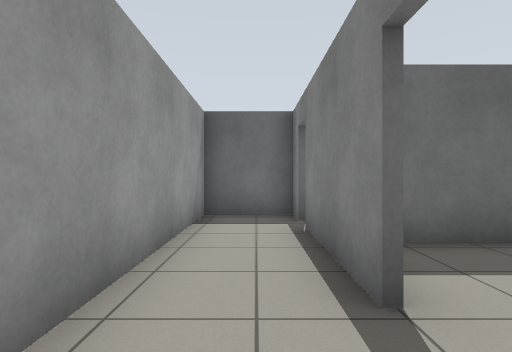
view 1 (above)

17 first-person views from a walk through a Gazebo world. The camera is 0.94 m above the floor, looks level and sees 80° across. The floor is counted in squares, 1 m on a side. Each view is taken from the middle of a square. On the plan, view 1 faces up. The plan holds only what a view shows up to about 11 squares ahead; the rest is blank.

view 2
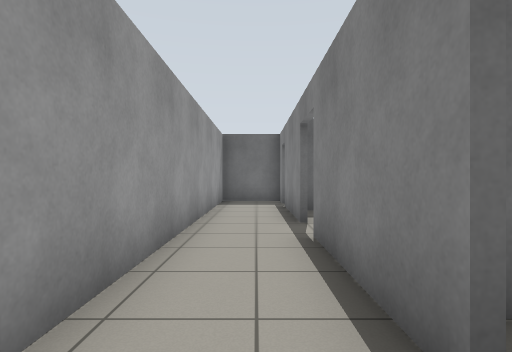

view 3
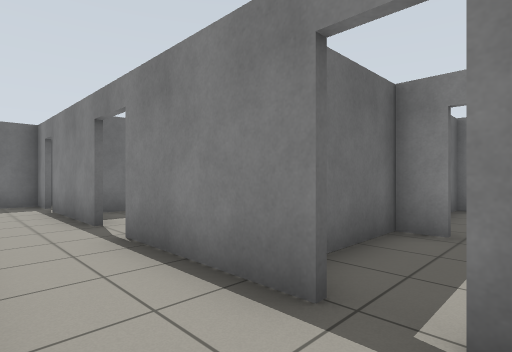

view 4
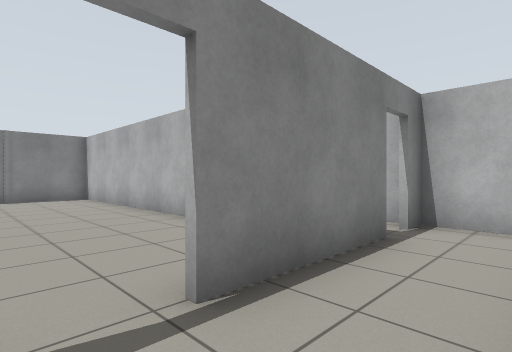

view 5
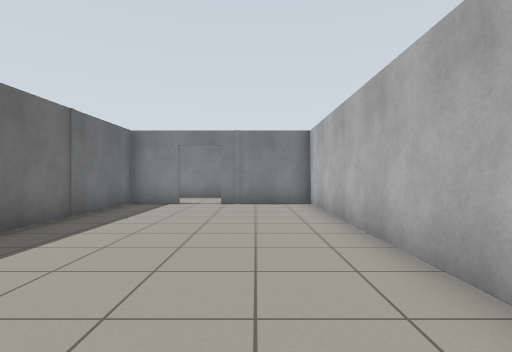

view 6
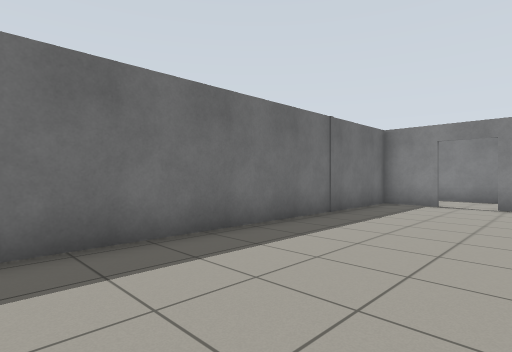

view 7
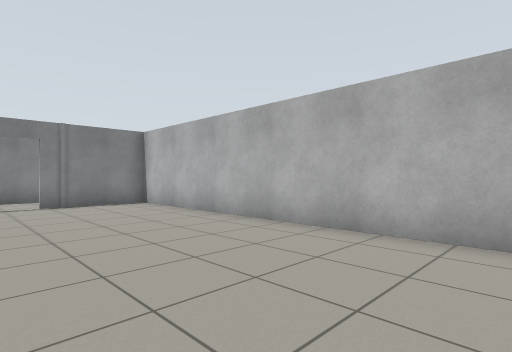

view 8
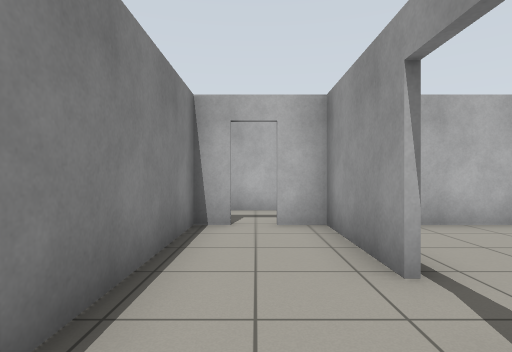

view 9
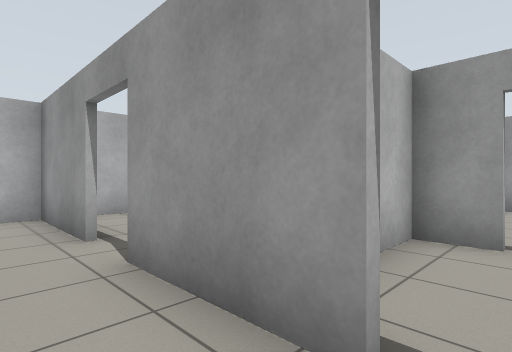

view 10
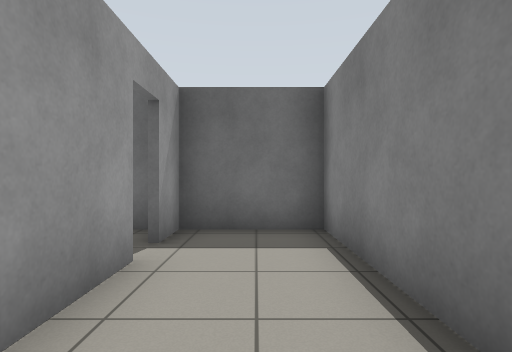

view 11
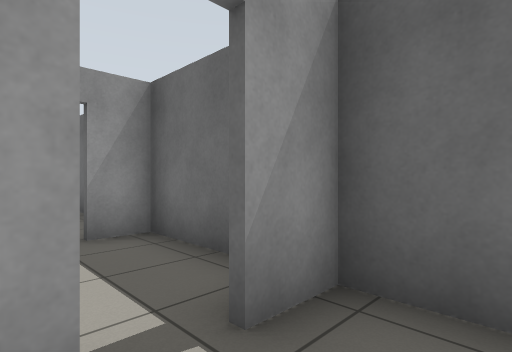

view 12
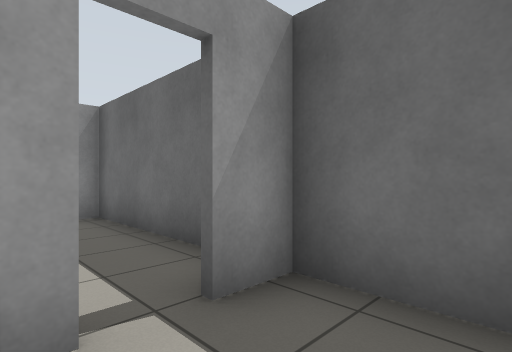

view 13
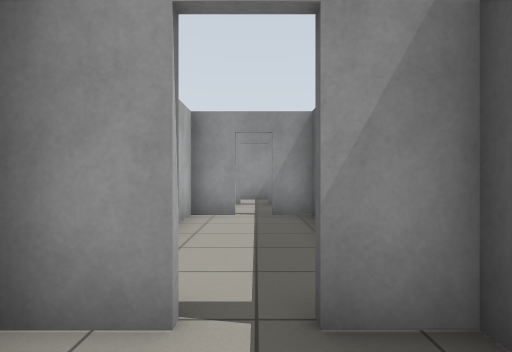

view 14
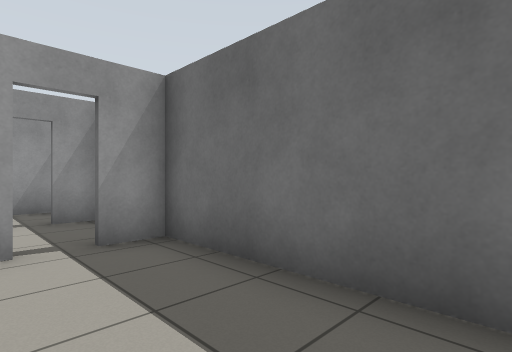

view 15
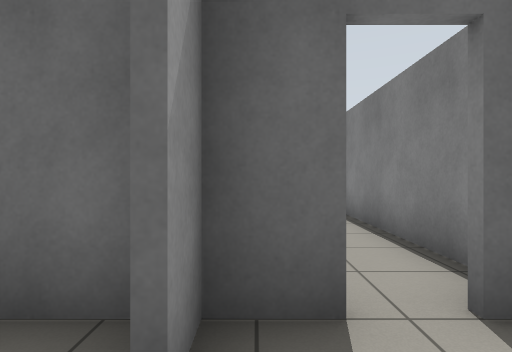

view 16
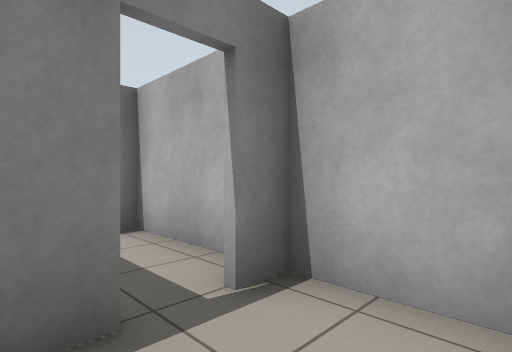

view 17
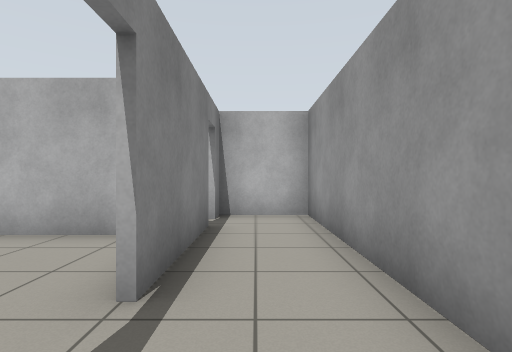

### Floor plan
Points are (right, up) in squares from view 1. A wall is a line through its corners. A room is listed if a view was taken in it or the views show most of it. See-through windows are left out.
Room 1 (views 1, 2, 3, 4, 16, 17)
walls: (0.9, 2.1) (0.9, 5.5); (0.9, 6.4) (0.9, 7.4); (0.9, -2.8) (0.9, 0.7); (1.4, 7.4) (-1.3, 7.4) (-1.3, -4.3) (0.9, -4.3); (0.9, -4.4) (0.9, -3.6)
ways out: open door at (1, 1.5) to room 2; open door at (1, -3) to room 8; open door at (1, 6)
Room 2 (views 5, 6, 7)
walls: (2.1, -1.9) (12.5, -1.9); (12.5, 2.6) (12.5, 4.3) (1.4, 4.3); (12.5, -2) (12.5, 1.2)
ways out: open door at (1, 1.5) to room 1; open door at (12.5, 2) to room 4
Room 3 (views 8, 9, 11)
walls: (12.6, 5.4) (12.6, 2.6); (15.2, 2.5) (15.2, 7.4) (12.6, 7.4) (12.6, 6.2)
ways out: opening at (14, 2) to room 4; open door at (12.5, 6) to room 5
Room 4 (view 10)
walls: (12.6, 1.2) (12.6, -1.9) (13.6, -1.9); (14.4, -1.9) (15.2, -1.9) (15.2, 2.5)
ways out: open door at (12.5, 2) to room 2; opening at (14, 2) to room 3; open door at (14, -2) to room 7
Room 5 (views 12, 13)
walls: (9.1, 5.5) (9.1, 4.4) (10.4, 4.4); (12.1, 7.4) (9.1, 7.4) (9.1, 6.4)
ways out: open door at (12.5, 6) to room 3; open door at (9, 6) to room 6
Room 6 (view 14)
walls: (7.9, 7.4) (3.6, 7.4) (3.6, 6.4); (3.6, 5.5) (3.6, 4.4) (4.9, 4.4)
ways out: open door at (9, 6) to room 5; open door at (3.5, 6)
Room 7 (view 15)
walls: (13.4, -4.3) (14.7, -4.3); (12.6, -2) (12.6, -2.9)
ways out: open door at (14, -2) to room 4; open door at (12.5, -3)
Room 8 (no view inside)
walls: (0.9, -4.3) (4.4, -4.3); (4.3, -2.9) (4.3, -2) (1.6, -2)
ways out: open door at (1, -3) to room 1; open door at (4, -3)

Positions as (right, up) in squares from view 1, and headings:
1: (0, 0), facing up
2: (0, -4), facing up
3: (-1, -4), facing up-right
4: (-1, 2), facing down-right
5: (2, 0), facing right
6: (2, 0), facing up-right
7: (2, 3), facing down-right
8: (14, 4), facing down
9: (14, 6), facing down-left
10: (14, 2), facing up
11: (14, 5), facing up-left
12: (11, 5), facing up-left
13: (11, 6), facing left
14: (8, 5), facing up-left
15: (13, -4), facing up
16: (-1, -2), facing down-right
17: (0, 3), facing down
